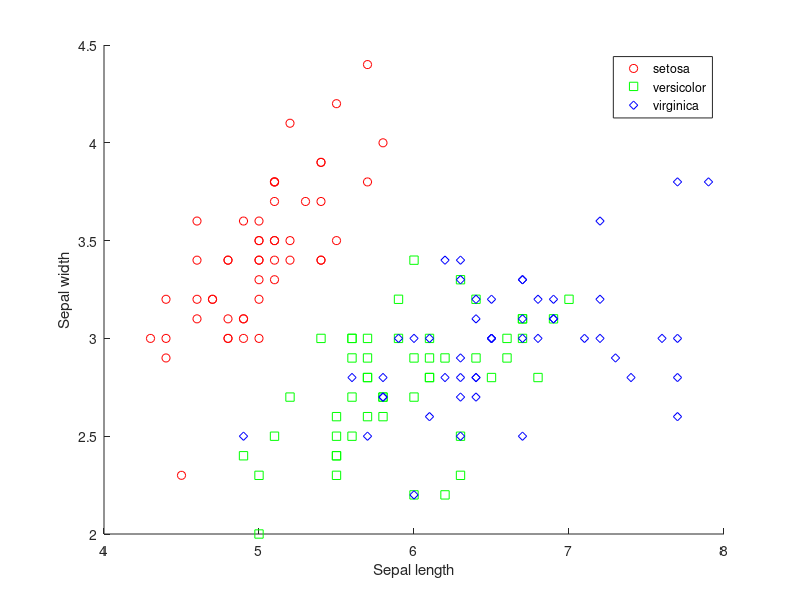
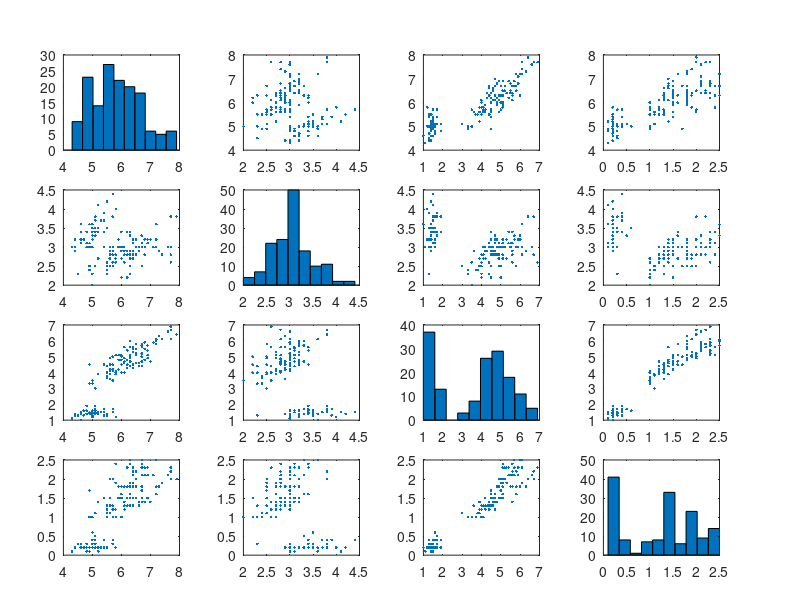

Write MATLAB code to recreate these figures, in order. (Note: this script raises an error after producing the figures.)
%% Max Kramer
% I affirm that I have adhered to the honor code on this assignment

%%
% _Hello again, scientist! I'll do all my writing in italics, and problems for you will be in *bold.*
% Comment your code, and_ explain your ideas in plaintext. _As a general rule, I expect
% you to do at least as much writing as I do. Code should be part of your solution, but
% I expect variables to be clear and explanation to involve complete sentences.
% Cite your sources; if you work with someone in the class on a problem,
% that's an extremely important source. Don't work alone._

%% Problem F.07: Separate the flowers.
% _*This problem assumes that you have completed most of F.04 and F.06.* 
% This is the oldest and most famous data set in machine learning.
% <https://onlinelibrary.wiley.com/doi/epdf/10.1111/j.1469-1809.1936.tb02137.x> This
% article remains incredibly readable. For those of you who've taken Calc
% III: note the brilliant use of Lagrange multipliers on p.181. *Read about
% the data set: <https://en.wikipedia.org/wiki/Iris_flower_data_set>. (Just
% read the introduction, and look at the pictures of the flowers.)*_

load iris;
figure;
gscatter(meas(:,1), meas(:,2), species,'rgb','osd');
xlabel('Sepal length');
ylabel('Sepal width');

%%
% _The following command is also useful -- it lets you see every axis against every
% other. Notice that the picture plotted above is exactly the one in the first column and
% second row of the one below._

figure;
plotmatrix(meas)

%%
% _*Is flower #47 Iris setosa, Iris virginica, or Iris versicolor? What are
% the sepal and petal lengths of flower #47?*_

species_47 = species(47) 
sepal_len_47 = meas(47,1) 
sepal_wid_47 = meas(47,2)

%%
% We can find the species of flower 47 by indexing into the cell array at
% index 47. The returned value is setosa, so the flower is Iris setose. We
% know from the gscatter that meas(:,1) is sepal length and meas(:,2) is
% sepal width, so indexing into those vectors at element 47 gives us the
% sepal length and width of flower 47.

%%
% _Fisher found that it was possible to linearly separate the species Iris
% setosa (the red circles) from the other two species. He invented what's
% now called the "Support Vector Machine" (SVM), which remains the premier way to
% pull classes of data apart. What we're about to do isn't exactly an SVM,
% but the idea is the same: we're going to find a linear function that cuts
% the data into two distinct chunks. (The difference, for those of you who
% care about machine learning: PCA is "unsupervised," meaning that it
% doesn't actually know that the red circles are supposed to be distinct from the blue and
% green ones. SVM is "supervised," meaning that it starts out by knowing
% that the red circles are supposed to be different from the blue and green
% ones and then actively tries to classify the whole space as "red space"
% or "non-red space" using the data that it has.)_

%%
% _I'm about to perform principal component analysis (PCA) on meas. Pay attention. *Don't call
% pca() for any MATLAB problems this semester.* That command is useful but haunted. 
% This is my course; we use SVDs to do PCA. (That's what MATLAB does under the hood anyway.)_

m = mean(meas); % m is for mean
M = meas-m; % this mean-centers the data
[U,S,V]=svd(M,'econ'); % this is the PCA, it's just the SVD of mean-centered data
diag(S)' % these are the singular values of M

%%
% _*Show me that over 90% of the variance is explained by the first
% principal component.* That's a good thing, since it means that we can explain most of
% the variation in the data using a single axis._

svals = diag(S);
vpa(sum(svals(1).^2)/sum(svals.^2),6)

%%
% Svals is a vector containing the singular values of M. the vpa command
% calculates the proportion of variance explained by the first principal
% component. The proportion of variance explained by the first principal
% component in this case is 92.4619%.

%%
% _Let's take a look at that first principal component. Since U*S = A*V, 
% the first column of U*S is the first column of A*V, which is A*V(:,1).
% This means that V(:,1) is the axis which
% explains the greatest possible amount of variation in the data. It also
% means that the coefficients of V(:,1) tell you how to construct the
% rotated data as a linear combination of the original features. These
% coefficients are called loadings._

V(:,1)

%%
% _What this says is that the first principal component is strongly
% positively correlated with petal length, somewhat positively correlated
% with sepal length and petal width, and pretty much ignores sepal width._


%%
% _Okay, now let's rotate the data._

P = M*V;
figure;
gscatter(P(:,1), P(:,2), species,'rgb','osd');
xlabel('Principal component 1');
ylabel('Principal component 2');

%%
% _Well dang look at that! We've separated the flowers. The coefficients of
% the rotated data are called the component scores. Since this data is
% effectively one-dimensional, we'll only keep the first dimension and look
% at the first score, which we'll call the flower's F-score. (F is for
% flower.) This gives a criterion for telling the flowers apart: if the
% F-score of a flower is less than -2, it must be Iris setosa. If its
% F-score is more than -1, it must not be Iris setosa. *Find the F-score of flower #47.* 
% (Since flower #47 is Iris setosa, its F-score should be less than -2.)_

%%
% _Now let's do some classification. Here's the measurements of two
% unknown flowers f1 and f2._

f1 = [6 3 5 2];
f2 = [5 3 2 .5];

%%
% _One of these flowers is Iris setosa; the other is not. *Which is which?
% Compute their F-scores.* If you're getting thoroughly weird and broken numbers, remember
% that PCA only applies to mean-centered data._

M2 = f1 - m;
P2 = M2 * V;
F_f1 = P2(1)

M3 = f2 - m;
P3 = M3 * V;
F_f2 = P3(1)

%%
% Each sample is mean centered by subtracting the population mean m from
% the sample. The SVD is then calculated for each sample and then the
% sample is rotated. The resulting F scores indicate that f2 (-2.0565) 
% is setosa and f1 (1.4123) is not.


%%
% _Let's do a little genetic engineering. *Come up with reasonable-seeming
% dimensions for a flower with an F-score of close to -1.5.* (Maybe try a
% hybrid?)_

f3 = [5.5 3.2 2.5 0.6];
M4 = f3 - m;
P4 = M4 * V;
F_f4 = P4(1)

%%
% To produce a flower with an F score of approximately -1.5, we need a
% hybrid between a setosa and versicolor. By examining the highest F scored
% setosa and the lowest F scored versicolor and averaging their
% measurements, we found an example that produced a first component score
% of -1.4286. 
